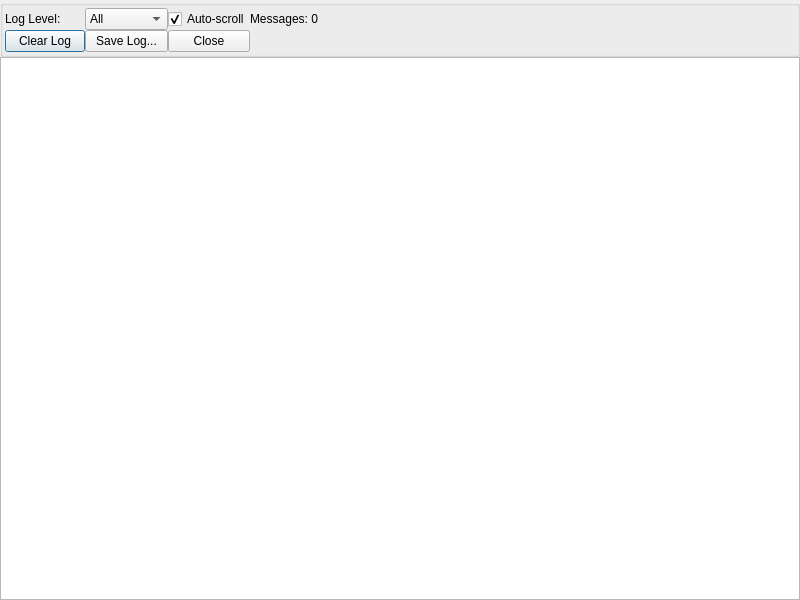
<?xml version="1.0" encoding="UTF-8"?>
<ui version="4.0">
 <class>DebugWindow</class>
 <widget class="QDialog" name="DebugWindow">
  <property name="geometry">
   <rect>
    <x>0</x>
    <y>0</y>
    <width>800</width>
    <height>600</height>
   </rect>
  </property>
  <property name="minimumSize">
   <size>
    <width>600</width>
    <height>400</height>
   </size>
  </property>
  <property name="windowTitle">
   <string>XenAdmin Qt - Debug Console</string>
  </property>
  <layout class="QVBoxLayout" name="verticalLayout">
   <property name="spacing">
    <number>0</number>
   </property>
   <property name="leftMargin">
    <number>0</number>
   </property>
   <property name="topMargin">
    <number>0</number>
   </property>
   <property name="rightMargin">
    <number>0</number>
   </property>
   <property name="bottomMargin">
    <number>0</number>
   </property>
   <item>
    <widget class="QGroupBox" name="controlGroupBox">
     <layout class="QGridLayout" name="controlGridLayout">
      <property name="leftMargin">
       <number>2</number>
      </property>
      <property name="topMargin">
       <number>2</number>
      </property>
      <property name="rightMargin">
       <number>2</number>
      </property>
      <property name="bottomMargin">
       <number>2</number>
      </property>
      <property name="spacing">
       <number>0</number>
      </property>
      <item row="0" column="0">
       <widget class="QLabel" name="levelLabel">
        <property name="text">
         <string>Log Level:</string>
        </property>
       </widget>
      </item>
      <item row="0" column="1">
       <widget class="QComboBox" name="logLevelComboBox">
        <item>
         <property name="text">
          <string>All</string>
         </property>
        </item>
        <item>
         <property name="text">
          <string>Info+</string>
         </property>
        </item>
        <item>
         <property name="text">
          <string>Warning+</string>
         </property>
        </item>
        <item>
         <property name="text">
          <string>Critical</string>
         </property>
        </item>
       </widget>
      </item>
      <item row="0" column="2">
       <widget class="QCheckBox" name="autoScrollCheckBox">
        <property name="text">
         <string>Auto-scroll</string>
        </property>
        <property name="checked">
         <bool>true</bool>
        </property>
       </widget>
      </item>
      <item row="0" column="3">
       <widget class="QLabel" name="messageCountLabel">
        <property name="text">
         <string>Messages: 0</string>
        </property>
       </widget>
      </item>
      <item row="1" column="0">
       <widget class="QPushButton" name="clearButton">
        <property name="text">
         <string>Clear Log</string>
        </property>
       </widget>
      </item>
      <item row="1" column="1">
       <widget class="QPushButton" name="saveButton">
        <property name="text">
         <string>Save Log...</string>
        </property>
       </widget>
      </item>
      <item row="1" column="2">
       <widget class="QPushButton" name="closeButton">
        <property name="text">
         <string>Close</string>
        </property>
       </widget>
      </item>
      <item row="0" column="4">
       <spacer name="horizontalSpacer">
        <property name="orientation">
         <enum>Qt::Orientation::Horizontal</enum>
        </property>
        <property name="sizeHint" stdset="0">
         <size>
          <width>40</width>
          <height>20</height>
         </size>
        </property>
       </spacer>
      </item>
     </layout>
    </widget>
   </item>
   <item>
    <widget class="QTextEdit" name="logTextEdit">
     <property name="font">
      <font>
       <family>Consolas</family>
       <pointsize>9</pointsize>
      </font>
     </property>
     <property name="lineWrapMode">
      <enum>QTextEdit::LineWrapMode::NoWrap</enum>
     </property>
     <property name="readOnly">
      <bool>true</bool>
     </property>
    </widget>
   </item>
  </layout>
 </widget>
 <resources/>
 <connections>
  <connection>
   <sender>clearButton</sender>
   <signal>clicked()</signal>
   <receiver>DebugWindow</receiver>
   <slot>clearLog()</slot>
   <hints>
    <hint type="sourcelabel">
     <x>76</x>
     <y>87</y>
    </hint>
    <hint type="destinationlabel">
     <x>400</x>
     <y>300</y>
    </hint>
   </hints>
  </connection>
  <connection>
   <sender>saveButton</sender>
   <signal>clicked()</signal>
   <receiver>DebugWindow</receiver>
   <slot>saveLog()</slot>
   <hints>
    <hint type="sourcelabel">
     <x>148</x>
     <y>87</y>
    </hint>
    <hint type="destinationlabel">
     <x>400</x>
     <y>300</y>
    </hint>
   </hints>
  </connection>
  <connection>
   <sender>autoScrollCheckBox</sender>
   <signal>toggled(bool)</signal>
   <receiver>DebugWindow</receiver>
   <slot>toggleAutoScroll(bool)</slot>
   <hints>
    <hint type="sourcelabel">
     <x>308</x>
     <y>54</y>
    </hint>
    <hint type="destinationlabel">
     <x>400</x>
     <y>300</y>
    </hint>
   </hints>
  </connection>
  <connection>
   <sender>logLevelComboBox</sender>
   <signal>currentIndexChanged(int)</signal>
   <receiver>DebugWindow</receiver>
   <slot>setLogLevel(int)</slot>
   <hints>
    <hint type="sourcelabel">
     <x>148</x>
     <y>54</y>
    </hint>
    <hint type="destinationlabel">
     <x>400</x>
     <y>300</y>
    </hint>
   </hints>
  </connection>
  <connection>
   <sender>closeButton</sender>
   <signal>clicked()</signal>
   <receiver>DebugWindow</receiver>
   <slot>close()</slot>
   <hints>
    <hint type="sourcelabel">
     <x>220</x>
     <y>87</y>
    </hint>
    <hint type="destinationlabel">
     <x>400</x>
     <y>300</y>
    </hint>
   </hints>
  </connection>
 </connections>
 <slots>
  <slot>clearLog()</slot>
  <slot>saveLog()</slot>
  <slot>toggleAutoScroll(bool)</slot>
  <slot>setLogLevel(int)</slot>
 </slots>
</ui>
